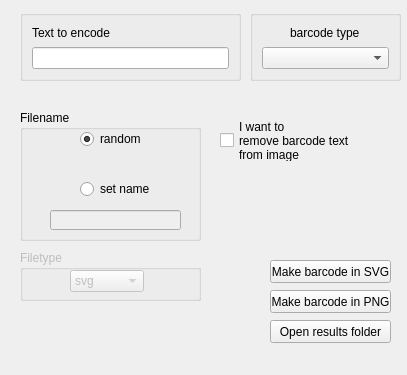
<?xml version="1.0" encoding="UTF-8"?>
<ui version="4.0">
 <class>MainWindow</class>
 <widget class="QMainWindow" name="MainWindow">
  <property name="enabled">
   <bool>true</bool>
  </property>
  <property name="geometry">
   <rect>
    <x>0</x>
    <y>0</y>
    <width>407</width>
    <height>375</height>
   </rect>
  </property>
  <property name="windowTitle">
   <string>MainWindow</string>
  </property>
  <widget class="QWidget" name="centralwidget">
   <widget class="QPushButton" name="mkbar_svg">
    <property name="geometry">
     <rect>
      <x>270</x>
      <y>260</y>
      <width>121</width>
      <height>23</height>
     </rect>
    </property>
    <property name="text">
     <string>Make barcode in SVG</string>
    </property>
   </widget>
   <widget class="QGroupBox" name="groupBox">
    <property name="geometry">
     <rect>
      <x>20</x>
      <y>10</y>
      <width>221</width>
      <height>71</height>
     </rect>
    </property>
    <layout class="QVBoxLayout" name="verticalLayout_3">
     <item>
      <widget class="QLabel" name="label_3">
       <property name="text">
        <string>Text to encode</string>
       </property>
      </widget>
     </item>
     <item>
      <widget class="QLineEdit" name="payload"/>
     </item>
    </layout>
   </widget>
   <widget class="QCheckBox" name="noBarText">
    <property name="geometry">
     <rect>
      <x>220</x>
      <y>120</y>
      <width>131</width>
      <height>41</height>
     </rect>
    </property>
    <property name="text">
     <string>I want to 
remove barcode text
from image</string>
    </property>
   </widget>
   <widget class="QGroupBox" name="groupBox_2">
    <property name="geometry">
     <rect>
      <x>20</x>
      <y>110</y>
      <width>181</width>
      <height>131</height>
     </rect>
    </property>
    <property name="title">
     <string>Filename</string>
    </property>
    <widget class="QRadioButton" name="rad_random">
     <property name="geometry">
      <rect>
       <x>60</x>
       <y>20</y>
       <width>61</width>
       <height>18</height>
      </rect>
     </property>
     <property name="text">
      <string>random</string>
     </property>
     <property name="checked">
      <bool>true</bool>
     </property>
    </widget>
    <widget class="QRadioButton" name="rad_name">
     <property name="geometry">
      <rect>
       <x>60</x>
       <y>70</y>
       <width>71</width>
       <height>18</height>
      </rect>
     </property>
     <property name="text">
      <string>set name</string>
     </property>
    </widget>
    <widget class="QLineEdit" name="fname">
     <property name="enabled">
      <bool>false</bool>
     </property>
     <property name="geometry">
      <rect>
       <x>30</x>
       <y>100</y>
       <width>131</width>
       <height>20</height>
      </rect>
     </property>
    </widget>
   </widget>
   <widget class="QGroupBox" name="groupBox_3">
    <property name="enabled">
     <bool>false</bool>
    </property>
    <property name="geometry">
     <rect>
      <x>20</x>
      <y>250</y>
      <width>181</width>
      <height>51</height>
     </rect>
    </property>
    <property name="title">
     <string>Filetype</string>
    </property>
    <widget class="QComboBox" name="ftype">
     <property name="geometry">
      <rect>
       <x>50</x>
       <y>20</y>
       <width>74</width>
       <height>22</height>
      </rect>
     </property>
     <item>
      <property name="text">
       <string>svg</string>
      </property>
     </item>
     <item>
      <property name="text">
       <string>png</string>
      </property>
     </item>
     <item>
      <property name="text">
       <string>jpg</string>
      </property>
     </item>
    </widget>
   </widget>
   <widget class="QPushButton" name="mkbar_png">
    <property name="geometry">
     <rect>
      <x>270</x>
      <y>290</y>
      <width>121</width>
      <height>23</height>
     </rect>
    </property>
    <property name="text">
     <string>Make barcode in PNG</string>
    </property>
   </widget>
   <widget class="QPushButton" name="open_res">
    <property name="geometry">
     <rect>
      <x>270</x>
      <y>320</y>
      <width>121</width>
      <height>23</height>
     </rect>
    </property>
    <property name="text">
     <string>Open results folder</string>
    </property>
   </widget>
   <widget class="QGroupBox" name="">
    <property name="geometry">
     <rect>
      <x>250</x>
      <y>10</y>
      <width>151</width>
      <height>71</height>
     </rect>
    </property>
    <layout class="QVBoxLayout" name="verticalLayout">
     <item alignment="Qt::AlignHCenter">
      <widget class="QLabel" name="label">
       <property name="text">
        <string>barcode type</string>
       </property>
      </widget>
     </item>
     <item>
      <widget class="QComboBox" name="barcombo"/>
     </item>
    </layout>
   </widget>
  </widget>
  <widget class="QMenuBar" name="menubar">
   <property name="geometry">
    <rect>
     <x>0</x>
     <y>0</y>
     <width>407</width>
     <height>18</height>
    </rect>
   </property>
  </widget>
 </widget>
 <resources/>
 <connections>
  <connection>
   <sender>rad_name</sender>
   <signal>toggled(bool)</signal>
   <receiver>fname</receiver>
   <slot>setEnabled(bool)</slot>
   <hints>
    <hint type="sourcelabel">
     <x>99</x>
     <y>207</y>
    </hint>
    <hint type="destinationlabel">
     <x>111</x>
     <y>236</y>
    </hint>
   </hints>
  </connection>
 </connections>
</ui>
